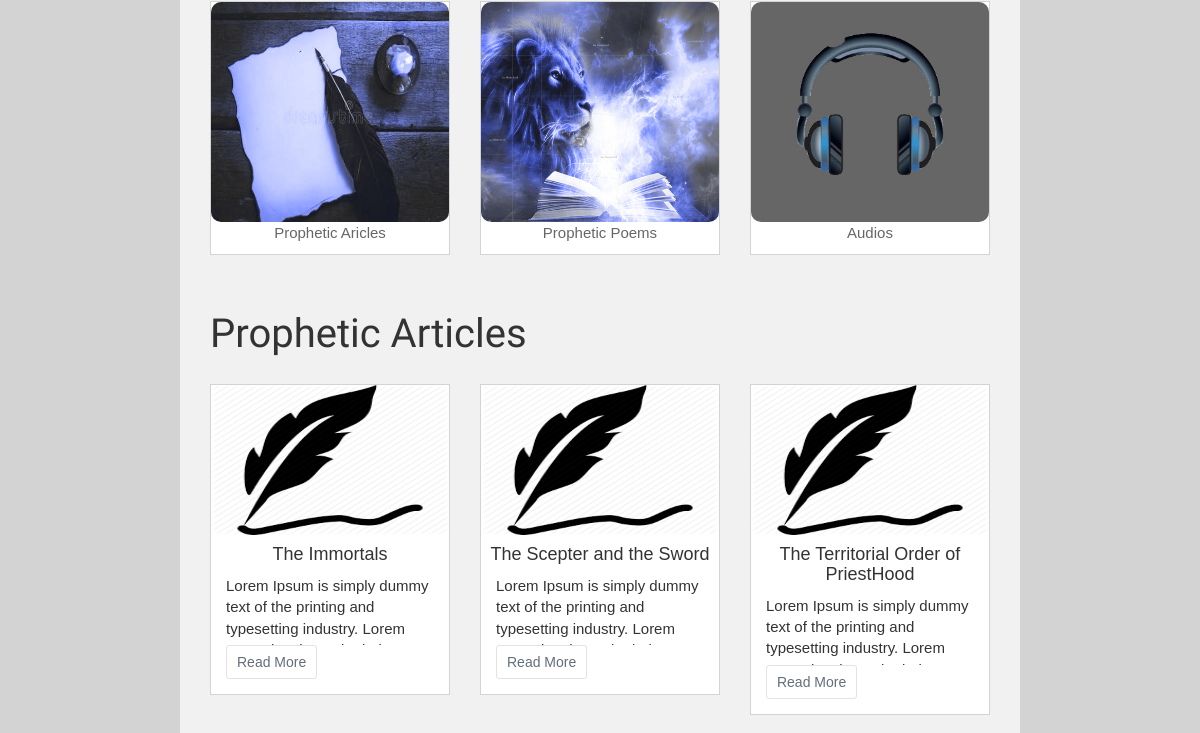
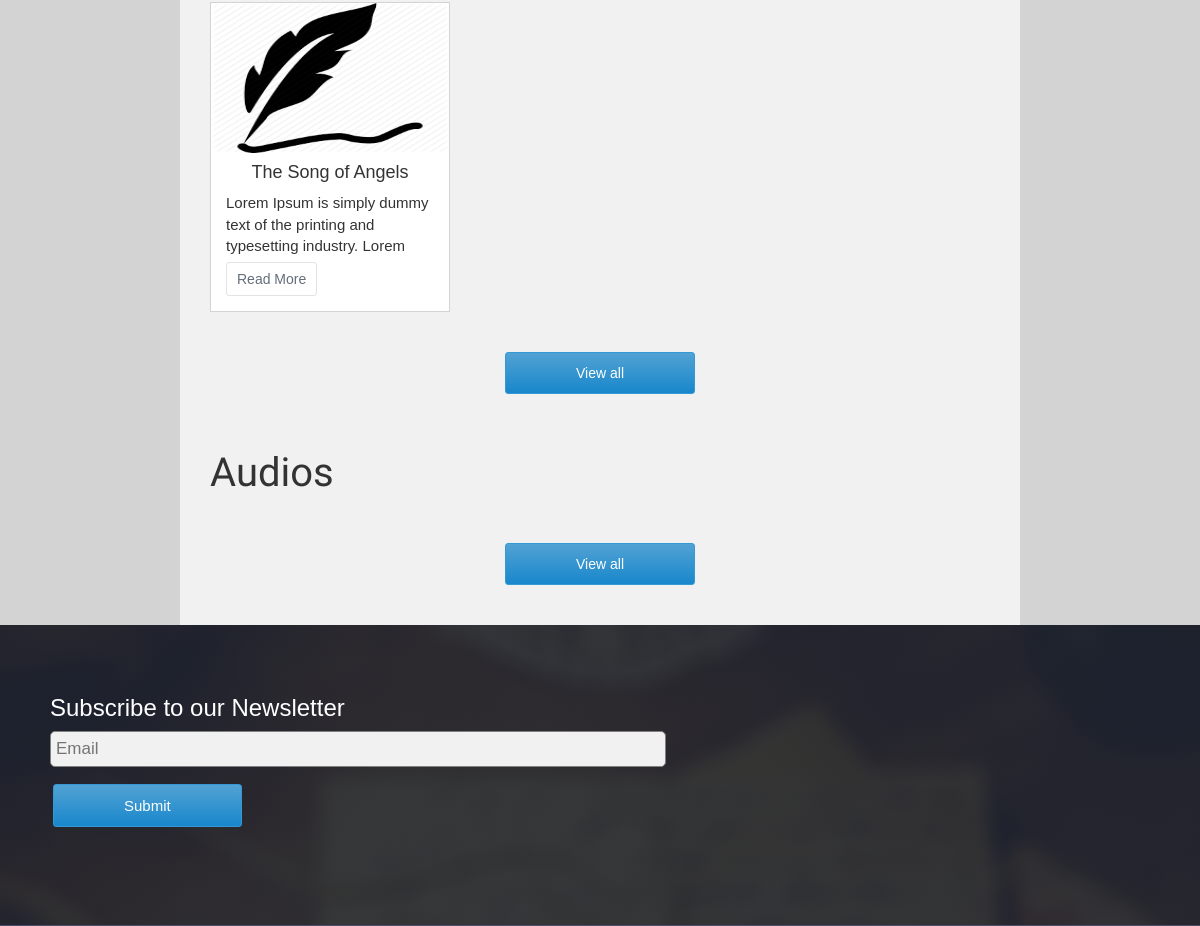
/ (middle part), run on an earlier commit of the app's database (2 pictures, top to bottom).
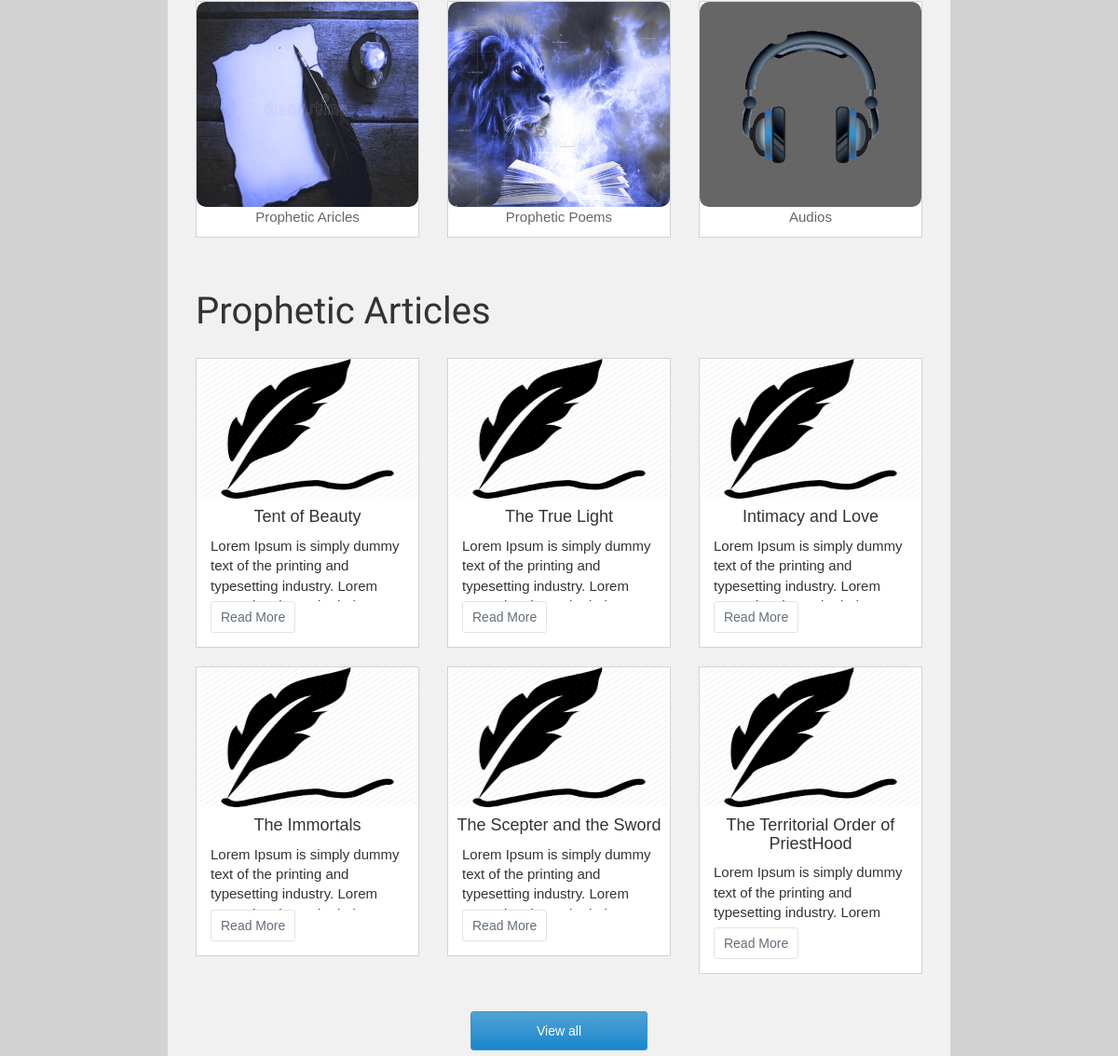
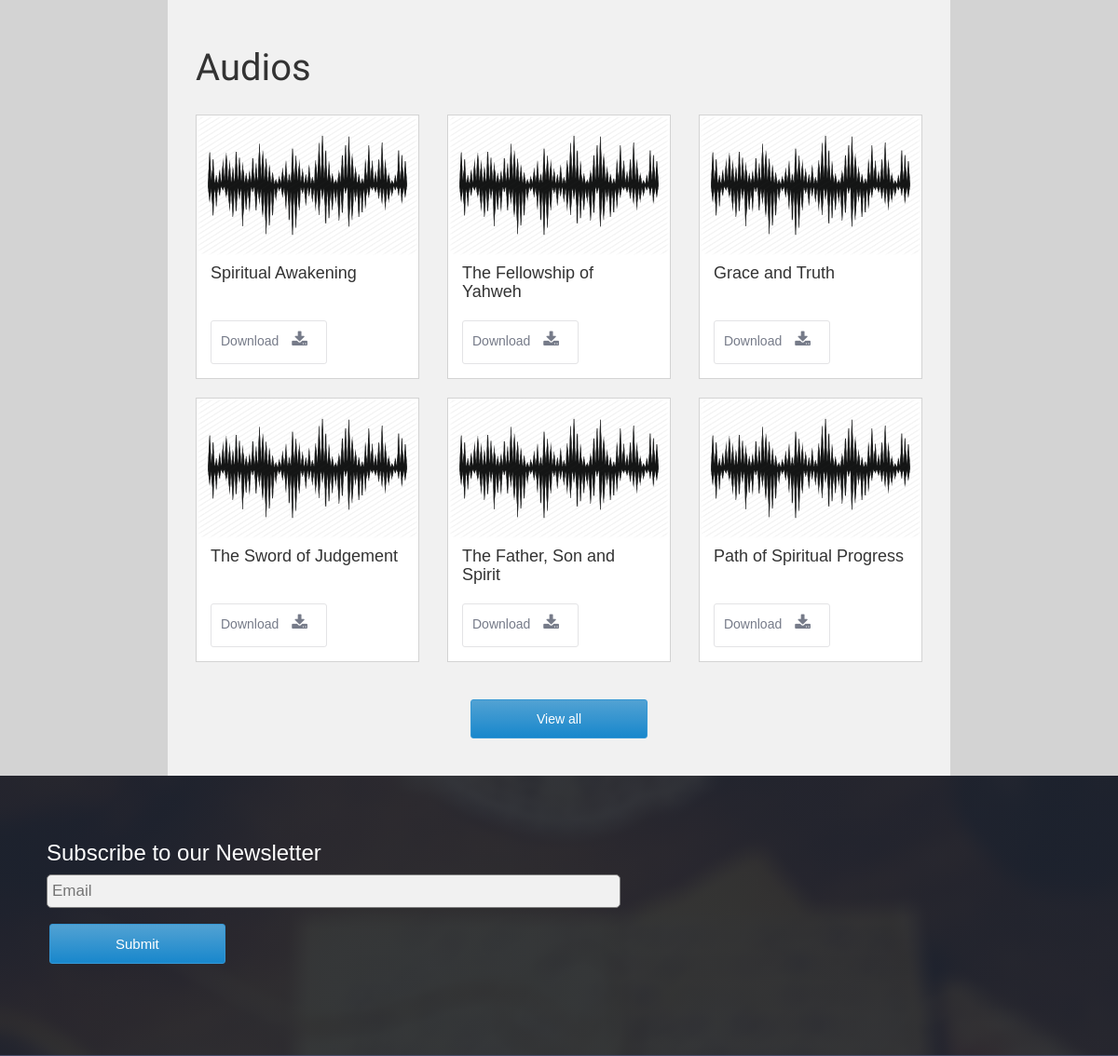
And on a later commit of the database (2 pictures, top to bottom).
### sounds/models.py (models this page shows, shortened)
class Post(models.Model):
    title = models.CharField(max_length= 150)
    body = models.TextField()
    date = models.DateTimeField()
    author= models.TextField(default='Sunny awugo')
    def get_absolute_url(self):
        return reverse('post-detail', args=[str(self.id)])
    class Meta:
        ordering = ["-date"]

class AudioMessages(models.Model):
    title = models.CharField(max_length= 30)
    link = models.URLField(max_length=200)

### sounds/views.py (the view)
# urls.py: path('', views.index, name='index'),
def index(request):
    post = Post.objects.all()[:6]
    audio = AudioMessages.objects.all()[:6]
    if request.method == 'POST':
        sub_form = Subme(request.POST )
        if sub_form.is_valid():
            sub = sub_form.save(commit=False)
            sub.save()
            messages.success(request, 'Thanks for subscribing')
            return redirect('index')
    else:
        sub_form = Subme()
    context = {
        'title': 'Recent Posts',
        'post': post,
        'audio': audio,
        'sub_form': sub_form
    }
    return render(request, 'sounds/index.html', context)

### sounds/forms.py
class Subme(forms.ModelForm):
    class Meta:
        model = Letter
        fields = ('subEmail', )

### sounds/templates/sounds/index.html (shortened to what this page needs)
<!DOCTYPE html>
<html>
<head>
	{% load static %}
	{% load widget_tweaks %}
	<link rel="stylesheet" href="https://cdnjs.cloudflare.com/ajax/libs/font-awesome/4.7.0/css/font-awesome.min.css">
	<link rel="stylesheet" href="https://maxcdn.bootstrapcdn.com/bootstrap/3.3.7/css/bootstrap.min.css">
	<link rel="stylesheet" href="https://maxcdn.bootstrapcdn.com/font-awesome/4.7.0/css/font-awesome.min.css">
	<link href='{% static "sounds/animations/css/mdb.min.css" %}' rel="stylesheet">
	<link rel='stylesheet' href='{% static "sounds/style.css" %}'>
</head>
<body>
	<section id='entireshow'>
		<div class='showme'>
	<section id='three'>
		<div id='threeInner' class="wow zoomInUp" data-wow-delay="0.5s" >
			<br><br>
			<div class='row'>
				<div class='col-sm-4' id='outerarticle11'>
					<div id='threeInner1'>
						<img src='{% static "sounds/art1.jpg" %}' class='responsive'>
						<p class='text-center'><a href='{% url "posts" %}' class='quickAnchor'>Prophetic Aricles</a></p>
					</div>
				</div>
				<div class='col-sm-4' id='outerarticle11'>
					<div id='threeInner1'>
						<img src='{% static "sounds/poems1.jpg" %}' class='responsive'>
						<p class='text-center'><a href='#' class='quickAnchor'>Prophetic Poems</a></p>
					</div>
				</div>
				<div class='col-sm-4'id='outerarticle11' >
					<div id='threeInner1'>
						<img src='{% static "sounds/audio.jpg" %}'  class='responsive' >
						<p class='text-center'><a href='{% url "audios" %}' class='quickAnchor'>Audios</a></p>
					</div>
				</div>
			</div>
		</div>
	</section>
	<section id='articles'>
		<div id='articlesInner'>
			<span  style="font-family:Open Sans Condensed; font-size:40px">Prophetic Articles</span><br><br>
			<div class='row'>
				<div class="wow zoomInUp" data-wow-delay="0.5s" >
				{% for posts in post %}
					<div class='col-sm-4' id='outerarticle'>
						<div id='articleInner1'>
							<img src='{% static "sounds/ink.png" %}'  class='responsive2' >
							<span class='text-center'><h4>{{ posts.title }}</h4></span>
							<div id='articleInner3'>
								<div id='articleInner2'>
									<p>{{ posts.body }}</p>
								</div>
								<button id='articleBut111'><a href="{{ posts.get_absolute_url }}" style='color:#636E7B;'>Read More</a></button>
							</div>
						</div>
					</div>
				{% endfor %}
				</div>
			</div>
			<div class='text-center'><button class='view_more'>View all</button></div>
		</div>
	</section>
	<section id='articles'>
		<div id='articlesInner'>
			<span  style="font-family:Open Sans Condensed; font-size:40px">Audios</span><br><br>
			<div class='row'>
				<div class="wow zoomInUp" data-wow-delay="0.5s" >
				{% for audios in audio %}
					<div class='col-sm-4' id='outerarticle'>
						<div id='articleInner1'>
							<img src='{% static "sounds/wave.png" %}'  class='responsive2' >
							<div id='articleInner3'>
								<div id='articleInner2'>
								<span><h4>{{ audios.title }}</h4></span>
								</div>
								<a href='{{audios.link}}' >
									<button id='articleBut111' >Download
										<span class="symbol-input100">
											<i class="fa fa-download" id='fa-touch'></i>
										</span>
									</button>
								</a>
							</div>
						</div>
					</div>
				{% endfor %}
				</div>
			</div>
			<div class='text-center'><button class='view_more'>View all</button></div>
		</div>
		</section>
	</section>
	<section class='wow fadeInUp' id='newsarea'>
			<div id='newsarea1' >
				<div id='newsarea2'>
					<h3>Subscribe to our Newsletter</h3>
					<form method="POST" class="subform" >{% csrf_token %}
					{% render_field sub_form.subEmail class="input100" name="pass" placeholder="Email" %}
						<br><br>
						<button class='view_more2' type="submit" style='font-size:15px'>Submit</button>
					</form>
				</div>
			</div>
		</section>
</body>
</html>

What changed in the data, as far as the page shows it:
no longer on this page (row unchanged): Post: title "The Song of Angels", body "Lorem Ipsum is simply dummy text of the printing and typesetting industry. Lorem…"
added Post: title "Tent of Beauty", body "Lorem Ipsum is simply dummy text of the printing and typesetting industry. Lorem…"
added Post: title "The True Light", body "Lorem Ipsum is simply dummy text of the printing and typesetting industry. Lorem…"
added Post: title "Intimacy and Love", body "Lorem Ipsum is simply dummy text of the printing and typesetting industry. Lorem…"
added AudioMessages: title "Spiritual Awakening"
added AudioMessages: title "The Fellowship of Yahweh"
added AudioMessages: title "Grace and Truth"
added AudioMessages: title "The Sword of Judgement"
added AudioMessages: title "The Father, Son and Spirit"
added AudioMessages: title "Path of Spiritual Progress"
